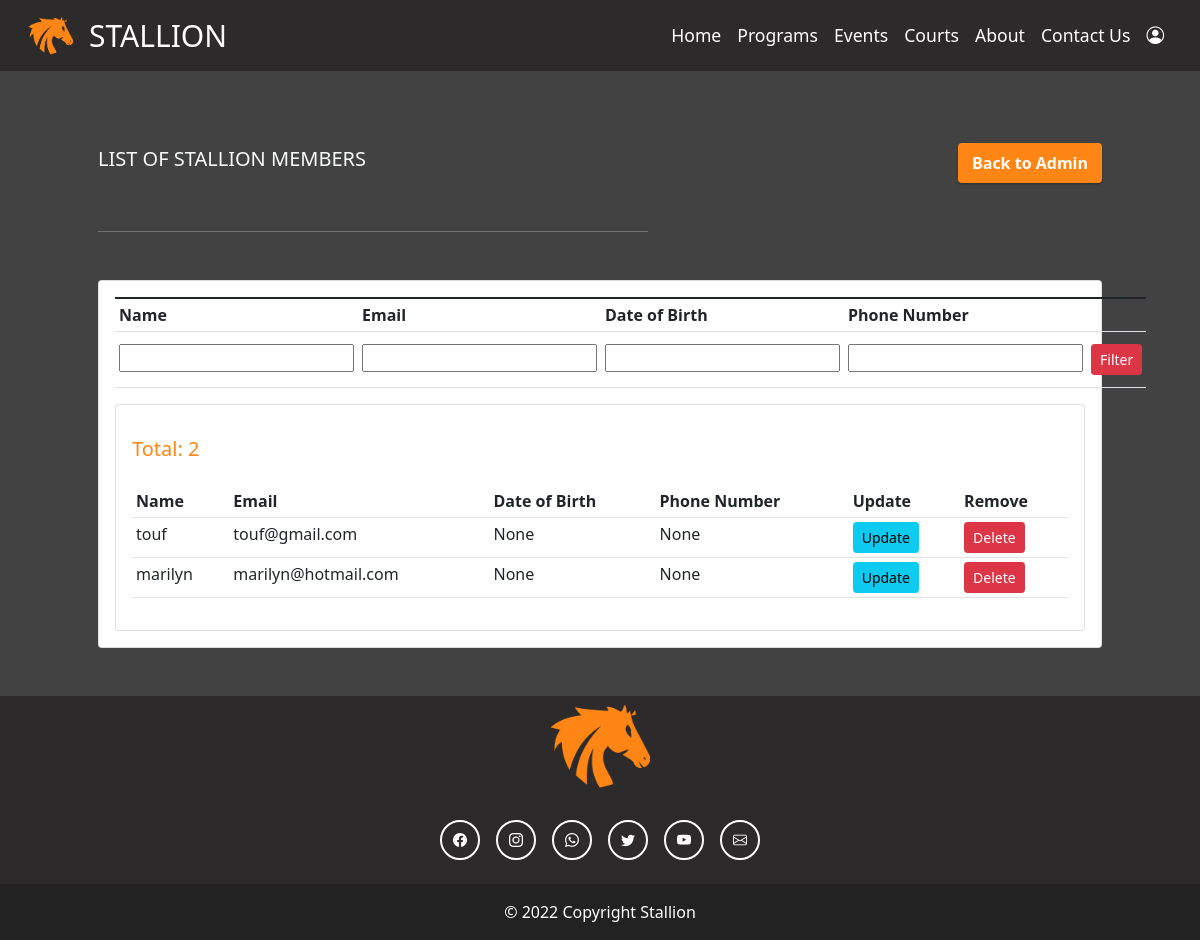
The page /members/ on the database its author committed.
### stallion_website/models.py (models this page shows, shortened)
class Member(models.Model):
    user = models.OneToOneField(User, null=True, on_delete=models.CASCADE )
    name = models.CharField(max_length=30)
    email = models.EmailField(max_length=100, unique=True)
    dob = models.DateField(null=True)
    phone_number = models.IntegerField(null=True)

### stallion_website/views.py (the view)
# urls.py: path('members/', views.members, name="members"),
def members(request):
    members = Member.objects.all()
    form = FilterMembersForm(request.POST)
    return render(request, 'stallion_website/members.html', {'members': members, 'form': form})

### stallion_website/forms.py
class FilterMembersForm(forms.Form):
    name = forms.CharField(required=False)
    email = forms.CharField(required=False)
    dob = forms.CharField(required=False)
    phone_number = forms.CharField(required=False)

### stallion_website/templates/stallion_website/members.html (shortened to what this page needs)
{% load static %}
<!doctype html>
<html lang="en">
  <head>
    <link
    href="https://cdn.jsdelivr.net/npm/bootstrap@5.1.3/dist/css/bootstrap.min.css"
    rel="stylesheet"
    />
    <link
      rel="stylesheet"
      href="https://cdn.jsdelivr.net/npm/bootstrap-icons@1.5.0/font/bootstrap-icons.css"
    />
    <link
      rel="stylesheet"
      type="text/css"
      href="{% static '/css/adminAccount.css' %}"
    />
  </head>
    {% include 'stallion_website/navbar.html' %}
    <br>
    <div class="col-md-11 mx-auto">
        <div class="d-flex m-5 align-items-center">
            <h5 class="text-light">LIST OF STALLION MEMBERS</h5>
            <a href="/adminAccount" type="button" class="ms-auto btn btn-primary primary-btn-stallion-sm">
                Back to Admin
            </a>
        </div>
        <hr width="50%" class="me-auto ms-5" style="color: white;">
        <div class="card card-body m-5">
            <table class="table table-sm">
                <form method="POST" action="{% url 'filter_member' %}">
                <tr>
                    <th>Name</th>
                    <th>Email</th>
                    <th>Date of Birth</th>
                    <th>Phone Number</th>
                    <th></th>
                </tr>
                <td>
                    <div class="form-floating mt-2 mb-2">
                        {{form.name}}
                      </div>
                </td>
                <td>
                    <div class="form-floating mt-2 mb-2">
                        {{form.email}}
                    </div>
                </td>
                <td>
                    <div class="form-floating mt-2 mb-2">
                        {{form.dob}}
                    </div>
                </td>
                <td>
                    <div class="form-floating mt-2 mb-2">
                        {{form.phone_number}}
                    </div>
                </td>
                <td>
                    <input class="btn btn-sm btn-danger mt-2 mb-2" type="submit" value="Filter"></input>
                </td>
            </form>
            </table>
        <div class="card card-body">
            <div>
                <h5 class="pt-3 pb-3" style="color: var(--darkorange);">Total: {{members.count}}</h5>
            </div>
            <table class="table table-sm">
                <tr>
                    <th>Name</th>
                    <th>Email</th>
                    <th>Date of Birth</th>
                    <th>Phone Number</th>
                    <th>Update</th>
                    <th>Remove</th>
                </tr>
                {% for m in members %}
                <tr>
                    <td>{{m.name}}</td>
                    <td>{{m.email}}</td>
                    <td>{{m.dob}}</td>
                    <td>{{m.phone_number}}</td>
                    <td><a class="btn btn-sm btn-info" href="{% url 'update_member' m.name %}">Update</a></td>
                    <td><a class="btn btn-sm btn-danger" href="{% url 'delete_member' m.name %}">Delete</a></td>
                </tr>
                {% endfor %}
            </table>
        </div>
    </div>
    </div>
    {% include 'stallion_website/footer.html' %}
</html>

### static/css/adminAccount.css (style rules this page uses)
* { margin: 0; padding: 0; }
html, body { background: var(--darkgrey); }

### static/css/variables.css (style rules this page uses)
:root { --darkorange: #ff8614; --orange: #fda14b; --darkslategray: #2c2a2a; --darkgrey: #424242; --white: #e7e7e7; }
.primary-btn-stallion-sm { font-weight: 600; background-color: var(--darkorange); border:2px solid var(--darkorange); box-shadow: 0 2px 2px #00000036 }

### rows shown on the page
Member: name "touf", email "touf@gmail.com", dob "None", phone_number "None"
Member: name "marilyn", email "marilyn@hotmail.com", dob "None", phone_number "None"

### other values the page prints
{{ members.count }} "2"
